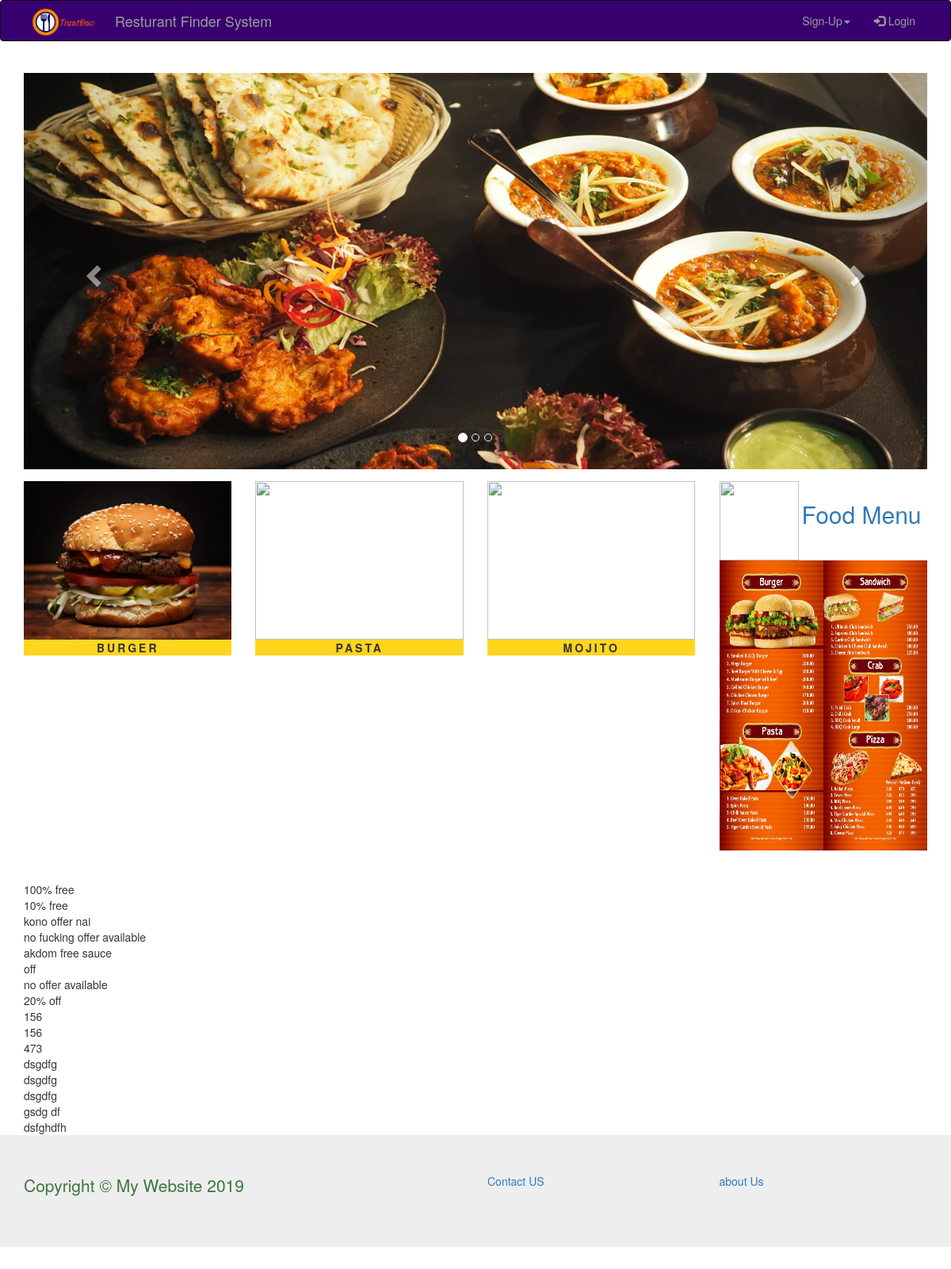
Page /restaurant_home.php on the committed database.
### tables this page shows
CREATE TABLE `food_post` (
  `food_post_id` int(10) NOT NULL,
  `restaurant_name` varchar(255) NOT NULL,
  `food_name` varchar(255) NOT NULL,
  `food_price` int(255) NOT NULL,
  `food_image` varchar(255) NOT NULL,
  `food_offer` varchar(255) NOT NULL
);

### restaurant_home.php (the view, shortened to what this page needs)
<?php include "header.php";?>
<?php
			   	$r_name = $_GET['name'];
 ?>
<!DOCTYPE html>
<html>
<head>
</head>
<body>
		<div class="container">
		<div class="row form-group"><?php include "r_slider.php" ?> </div>
		<div class="row form-group">
			<div class="col-lg-9">
				<div class="row form-group">
					<div class="col-lg-4 itm_img">
						<p>Burger</p>
					</div>
					<div class="col-lg-4 itm_img">
						<p>Pasta</p>
					</div>
					<div class="col-lg-4 itm_img">
						<p>Mojito</p>
					</div>
				</div>
				<div class="row form-group">
					<div class="col-lg-4 itm_img">
						<p>Pizza</p>
					</div>
					<div class="col-lg-4 itm_img">
						<p>Chicken</p>
					</div>
					<div class="col-lg-4 itm_img">
						<p>Speghatti</p>
					</div>
				</div>
			</div>
			<div class="col-lg-3 align-self-center" >
				<img src="resource/r_logo.png" class="rounded mx-auto d-block" height="100px" width="100px" align="align-self-center">
				<?php echo"<label class='font-primary'><h2><a href='menu.php?name=$r_name'>Food Menu</a></h2></label>"?>
				<img src="resource/menu.jpg" height="366px" width="100%">
			</div>
		</div>
		</div>
</body>
</html>
<div class="container">
	<?php include "server_connect.php" ?>
	<?php
 							$query = "SELECT * FROM food_post" ;
        					$select_posts=mysqli_query($db,$query);
                        	while ($row=mysqli_fetch_assoc($select_posts)) {
						        $food_offer = $row['food_offer'];
						        echo "<marquee behavior='scroll' direction='right' scrollamount='10'>{$food_offer}</marquee>";
						        }
	?>
</div>
<?php include "footer.php";?>

### restaurant_home.php (style rules this page uses)
.col-lg-9 p { text-align: center; background-color: #ffd51e; text-decoration: bold; text-transform: uppercase; letter-spacing: 3px; font-weight: bold; }
.itm_img { opacity: 1; display: block; transition: .5s ease; backface-visibility: hidden; }

### rows in the picture
food_post: food_offer "100% free"
food_post: food_offer "10% free"
food_post: food_offer "kono offer nai"
food_post: food_offer "no fucking offer available"
food_post: food_offer "akdom free sauce"
food_post: food_offer "off"
food_post: food_offer "no offer available"
food_post: food_offer "20% off"
food_post: food_offer "156"
food_post: food_offer "156"
food_post: food_offer "473"
food_post: food_offer "dsgdfg"
food_post: food_offer "dsgdfg"
food_post: food_offer "dsgdfg"
food_post: food_offer "gsdg df"
food_post: food_offer "dsfghdfh"
